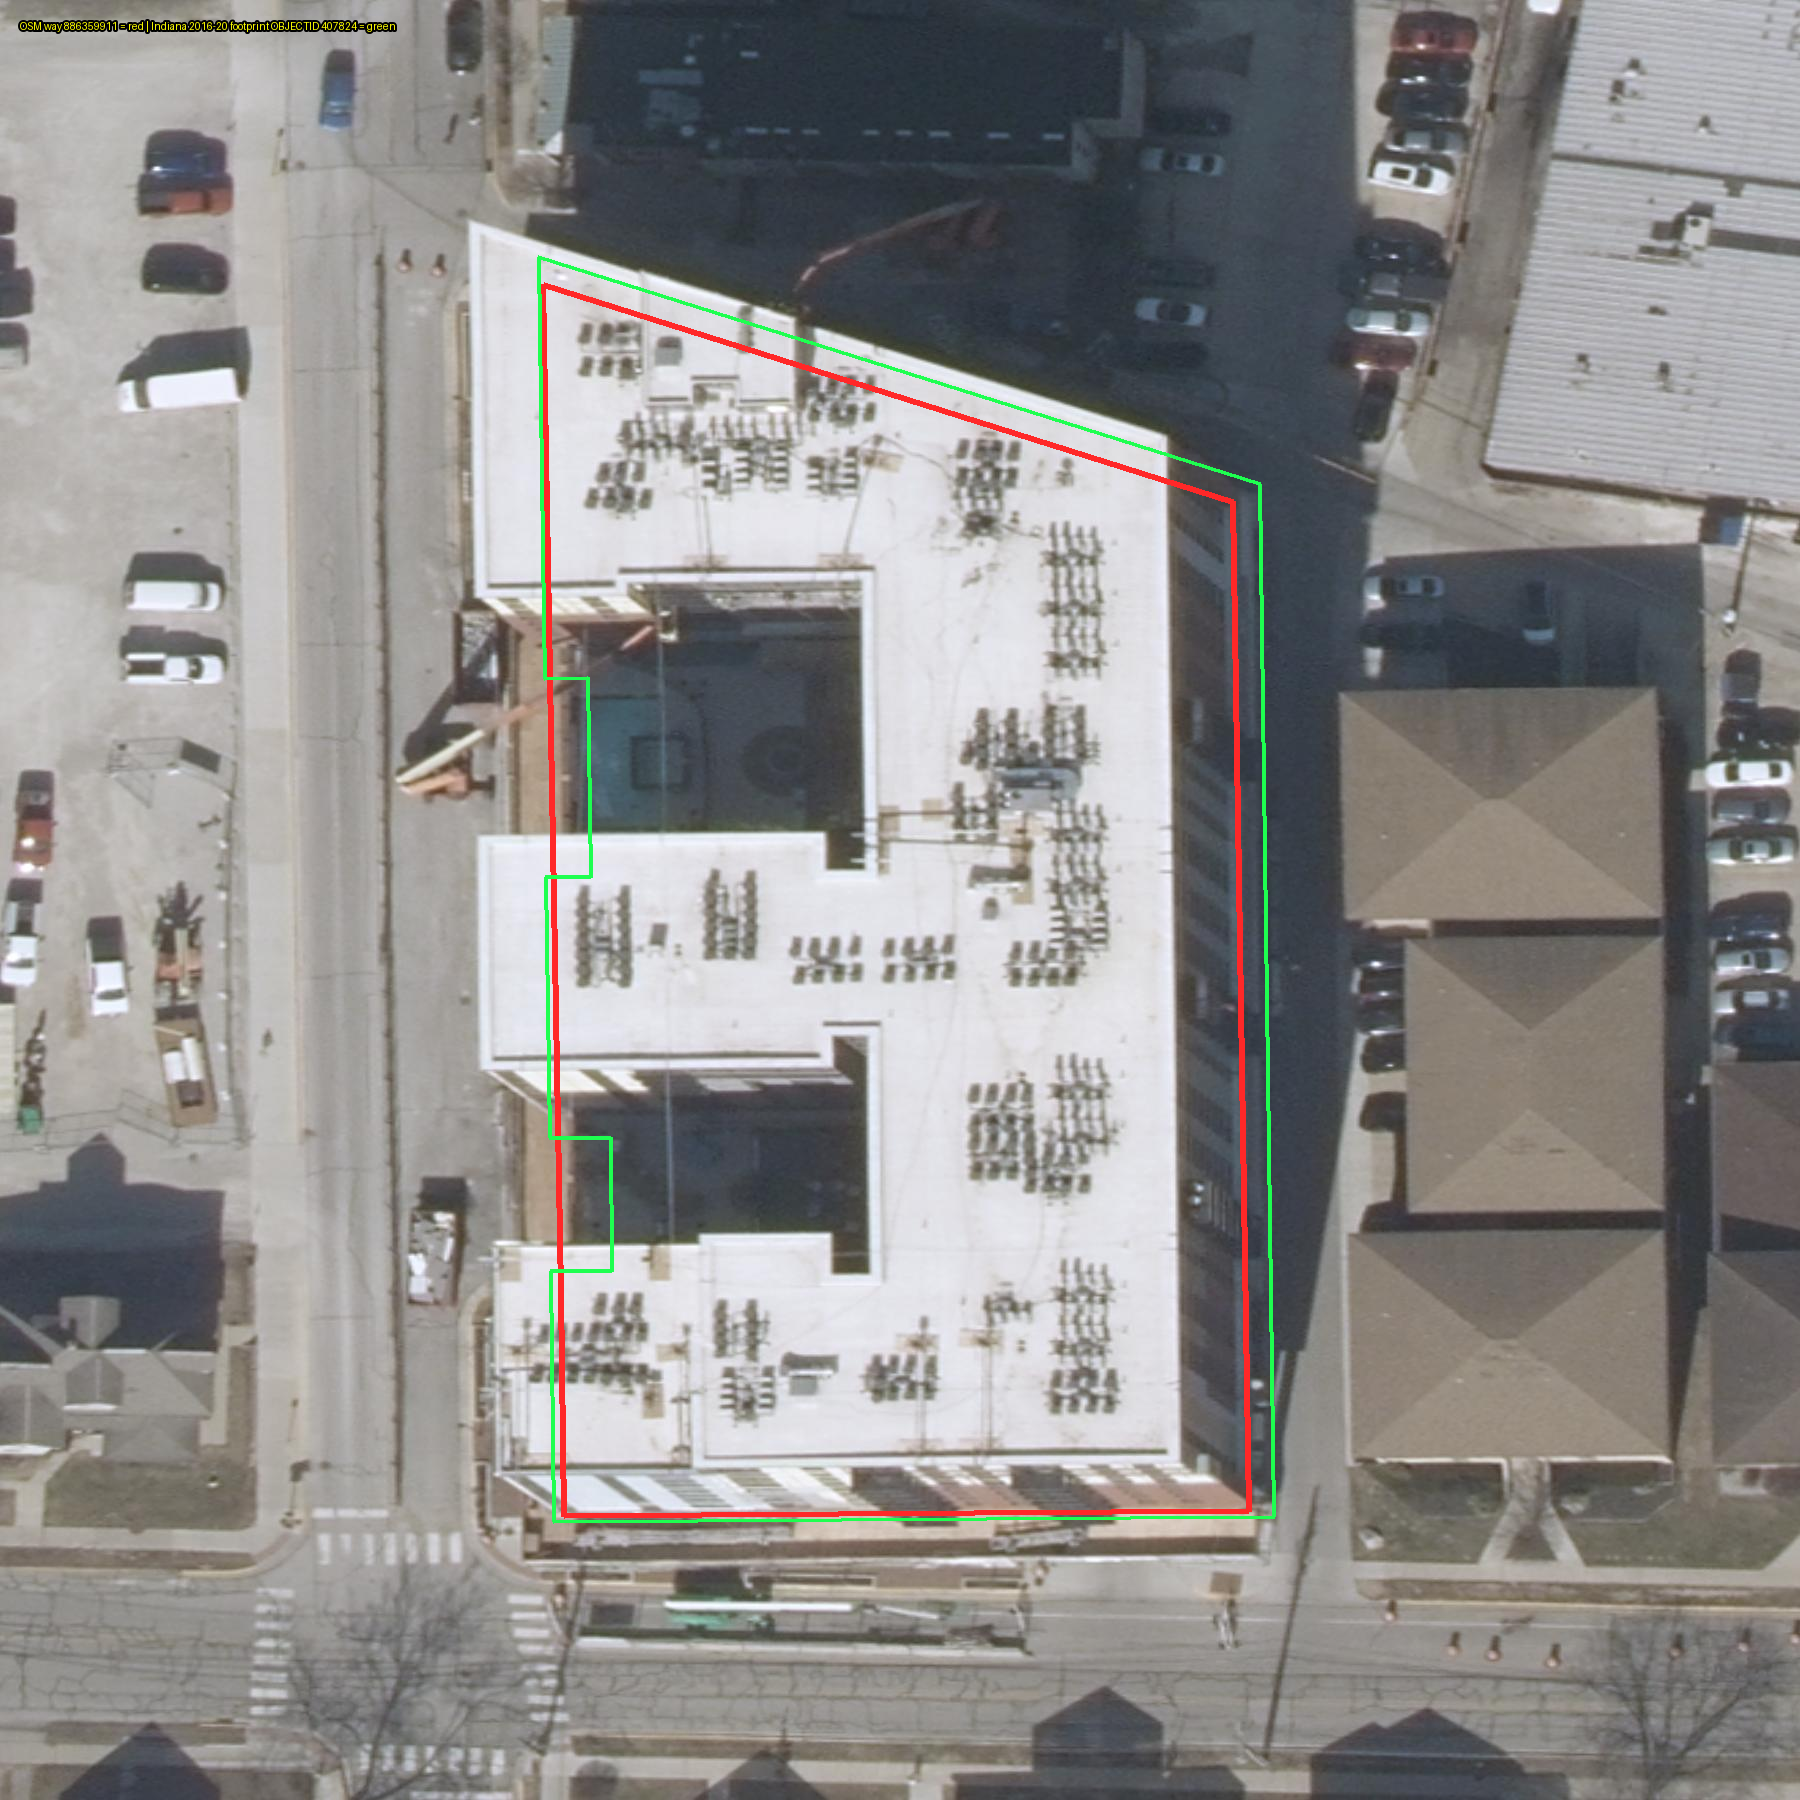

Reproduce this figure in Python.
from pathlib import Path
import json
from PIL import Image, ImageDraw
root=Path('.')
src=root/'audit/massing_campus_edge_343e3d8/sources'
image=Image.open(src/'indiana_2023_orthophoto_campus_edge.jpg').convert('RGB')
meta=json.loads((src/'indiana_2023_orthophoto_metadata.json').read_text(encoding='utf-8-sig'))
ext=meta['extent']; xmin,ymin,xmax,ymax=ext['xmin'],ext['ymin'],ext['xmax'],ext['ymax']; W,H=image.size

def px(lon,lat): return ((lon-xmin)/(xmax-xmin)*W,(ymax-lat)/(ymax-ymin)*H)
raw=json.loads((src/'openstreetmap_way_886359911_full.json').read_text(encoding='utf-8'))
byid={e['id']:e for e in raw['elements'] if e['type']=='node'}
way=next(e for e in raw['elements'] if e['type']=='way')
osm=[px(byid[n]['lon'],byid[n]['lat']) for n in way['nodes']]
ind=json.loads((src/'indiana_2016_2020_building_footprints_point_query_2026-10-25.json').read_text(encoding='utf-8-sig'))['features'][0]['geometry']['coordinates'][0]
ind=[px(lon,lat) for lon,lat in ind]
d=ImageDraw.Draw(image)
d.line(osm,fill=(255,40,40),width=6)
d.line(ind,fill=(30,255,80),width=4)
d.text((20,20),'OSM way 886359911 = red | Indiana 2016-20 footprint OBJECTID 407824 = green',fill='yellow',stroke_width=2,stroke_fill='black')
out=root/'audit/massing_campus_edge_343e3d8/orthophoto_footprint_overlay.png'
image.save(out)
print(out)
